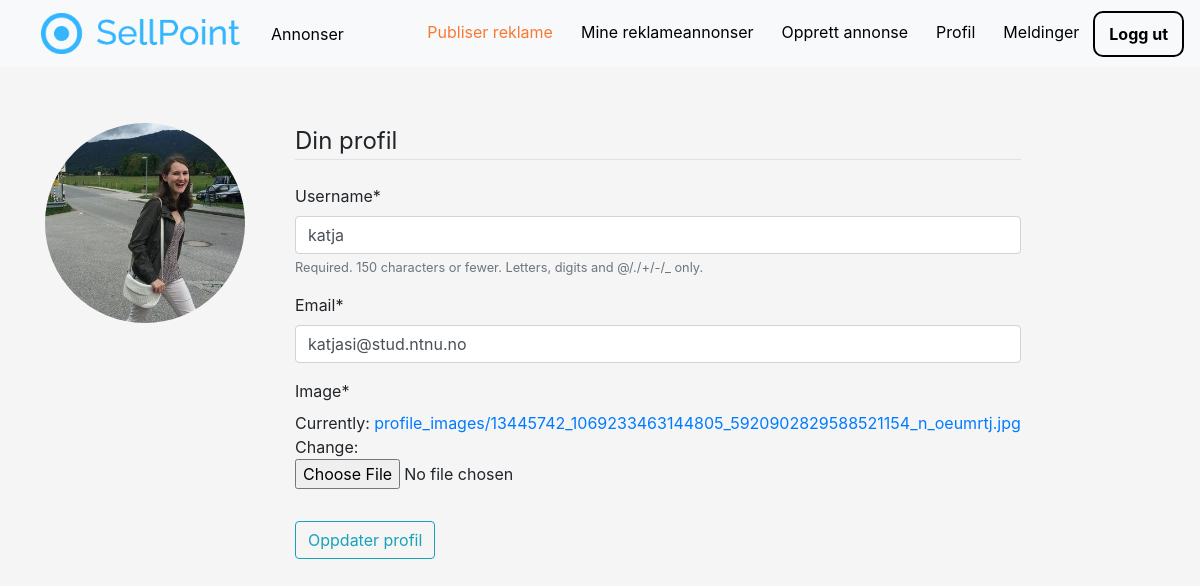
/profile/update (signed in), run on an earlier commit of the app's database.
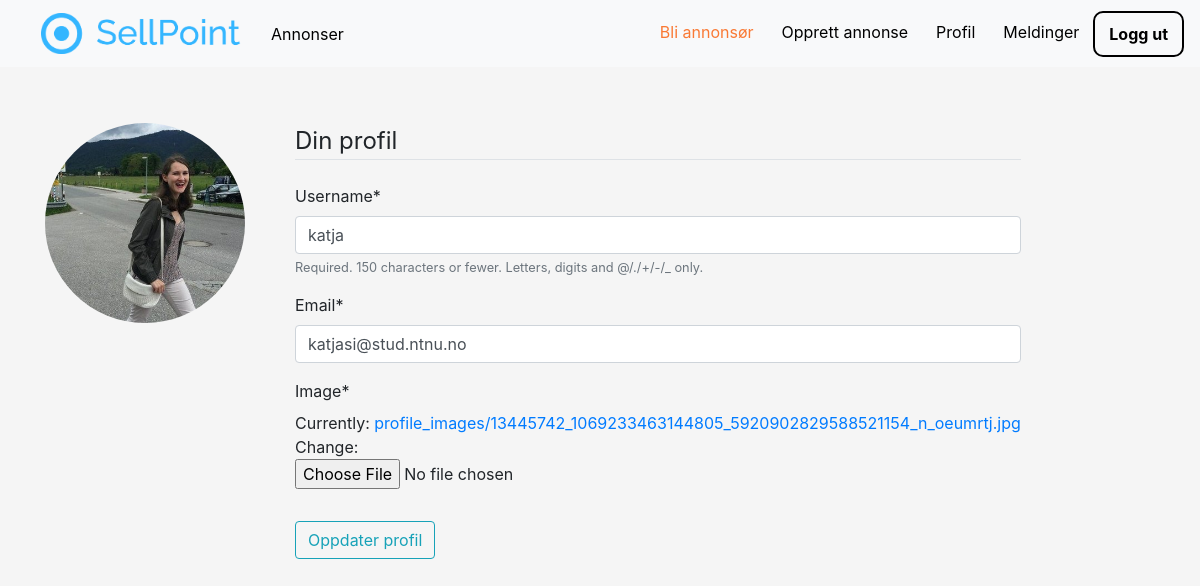
And on a later commit of the database.
### profiles/views.py (the view)
# urls.py: path('update', profile_update, name='profile-update'),
@login_required
def profile_update(request):
    if request.method == 'POST':
        u_form = UserUpdateForm(request.POST, instance=request.user)
        p_form = ProfileUpdateForm(request.POST,
                                   request.FILES,
                                   instance=request.user.profile)
        if u_form.is_valid() and p_form.is_valid():
            u_form.save()
            p_form.save()
            messages.success(request, f'Profilen din er oppdatert!')
            return redirect('profile')
    else:
        u_form = UserUpdateForm(instance=request.user)
        p_form = ProfileUpdateForm(instance=request.user.profile)
    context = {
        'u_form': u_form,
        'p_form': p_form
    }
    return render(request, 'profiles/profile_update.html', context)

### profiles/forms.py
class UserUpdateForm(forms.ModelForm):
    email = forms.EmailField()
    class Meta:
        model = User
        fields = ['username', 'email']

class ProfileUpdateForm(forms.ModelForm):
    class Meta:
        model = Profile
        fields = ['image']

### profiles/templates/profiles/profile_update.html (shortened to what this page needs)
{% extends "pages/base.html" %}
{% load crispy_forms_tags %}
{% block content %}
<div class="content-section">
      <div class="media" >
        <img class="rounded-circle account-img" src={{user.profile.image.url}} width="200" height="200">
      </div>
</div>
      <form method="POST" enctype="multipart/form-data">
            <fieldset class="form-group">
                <legend class="border-bottom mb-4">
                    Din profil
                </legend>
                {{ u_form|crispy }}
                {{ p_form|crispy }}
            </fieldset>
            <div class="form-group">
                <button class="btn btn-outline-info">
                    Oppdater profil
                </button>
            </div>
        </form>
    </div>
{% endblock content %}

What changed in the data, as far as the page shows it:
changed Profile: is_advertiser True → False (drawn)
Also different on the page:
text no longer shown: "Publiser reklame Mine reklameannonser"
text now shown: "Bli annonsør"
